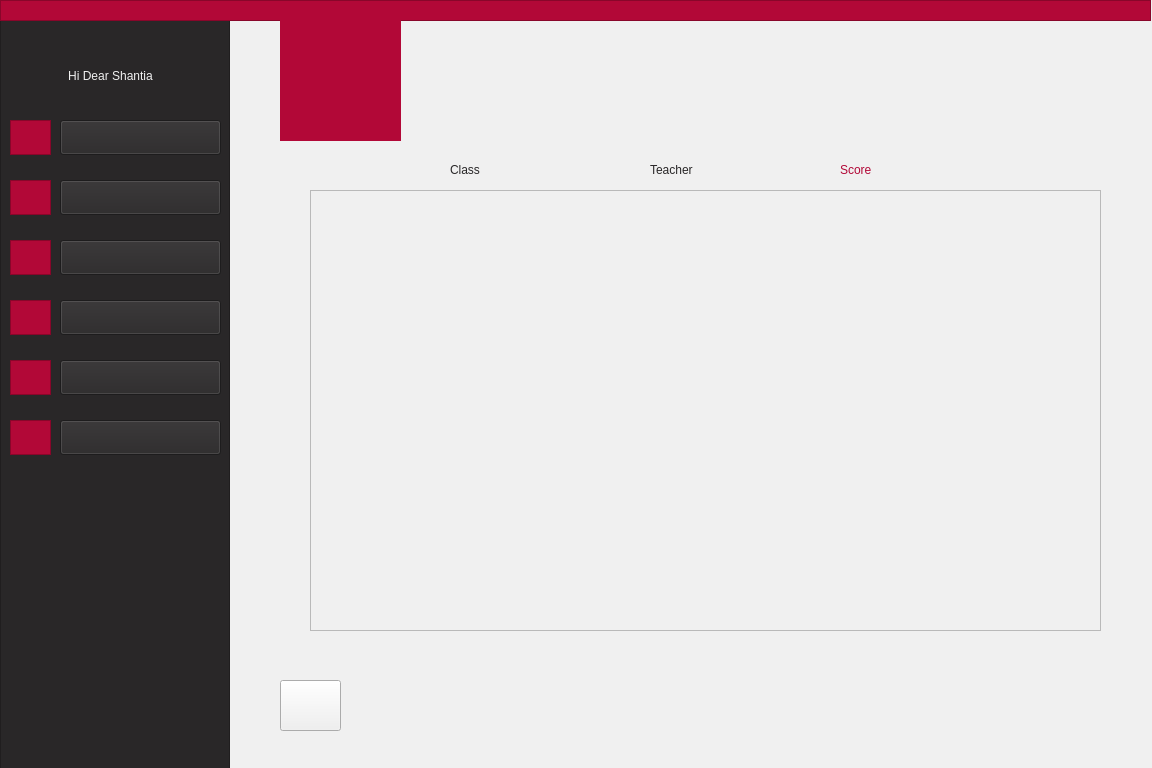
<?xml version="1.0" encoding="UTF-8"?>
<ui version="4.0">
 <class>StudentTermScores</class>
 <widget class="QWidget" name="StudentTermScores">
  <property name="geometry">
   <rect>
    <x>0</x>
    <y>0</y>
    <width>1152</width>
    <height>768</height>
   </rect>
  </property>
  <property name="minimumSize">
   <size>
    <width>1152</width>
    <height>768</height>
   </size>
  </property>
  <property name="windowTitle">
   <string>Form</string>
  </property>
  <property name="styleSheet">
   <string notr="true">background-color: rgb(240, 240, 240);</string>
  </property>
  <widget class="QFrame" name="frame_2">
   <property name="geometry">
    <rect>
     <x>0</x>
     <y>20</y>
     <width>230</width>
     <height>768</height>
    </rect>
   </property>
   <property name="styleSheet">
    <string notr="true">background-color: rgb(41, 39, 40);
border-color: rgb(41, 39, 40);</string>
   </property>
   <property name="frameShape">
    <enum>QFrame::StyledPanel</enum>
   </property>
   <property name="frameShadow">
    <enum>QFrame::Raised</enum>
   </property>
   <widget class="QPushButton" name="pushButton">
    <property name="geometry">
     <rect>
      <x>60</x>
      <y>100</y>
      <width>161</width>
      <height>35</height>
     </rect>
    </property>
    <property name="styleSheet">
     <string notr="true">font: 11pt &quot;Montserrat&quot;;
</string>
    </property>
    <property name="text">
     <string/>
    </property>
   </widget>
   <widget class="QPushButton" name="pushButton_2">
    <property name="geometry">
     <rect>
      <x>60</x>
      <y>160</y>
      <width>161</width>
      <height>35</height>
     </rect>
    </property>
    <property name="styleSheet">
     <string notr="true">font: 11pt &quot;Montserrat&quot;;
</string>
    </property>
    <property name="text">
     <string/>
    </property>
   </widget>
   <widget class="QPushButton" name="pushButton_3">
    <property name="geometry">
     <rect>
      <x>60</x>
      <y>220</y>
      <width>161</width>
      <height>35</height>
     </rect>
    </property>
    <property name="styleSheet">
     <string notr="true">font: 11pt &quot;Montserrat&quot;;
</string>
    </property>
    <property name="text">
     <string/>
    </property>
   </widget>
   <widget class="QPushButton" name="pushButton_4">
    <property name="geometry">
     <rect>
      <x>60</x>
      <y>280</y>
      <width>161</width>
      <height>35</height>
     </rect>
    </property>
    <property name="styleSheet">
     <string notr="true">font: 11pt &quot;Montserrat&quot;;
</string>
    </property>
    <property name="text">
     <string/>
    </property>
   </widget>
   <widget class="QFrame" name="frame_3">
    <property name="geometry">
     <rect>
      <x>10</x>
      <y>100</y>
      <width>41</width>
      <height>35</height>
     </rect>
    </property>
    <property name="styleSheet">
     <string notr="true">background-color: rgb(178, 8, 55);
border-color: rgb(178, 8, 55);</string>
    </property>
    <property name="frameShape">
     <enum>QFrame::StyledPanel</enum>
    </property>
    <property name="frameShadow">
     <enum>QFrame::Raised</enum>
    </property>
    <widget class="QLabel" name="label_21">
     <property name="geometry">
      <rect>
       <x>5</x>
       <y>2</y>
       <width>31</width>
       <height>31</height>
      </rect>
     </property>
     <property name="styleSheet">
      <string notr="true"/>
     </property>
     <property name="text">
      <string/>
     </property>
     <property name="pixmap">
      <pixmap resource="icon.qrc">:/icon/profile.png</pixmap>
     </property>
     <property name="scaledContents">
      <bool>true</bool>
     </property>
    </widget>
   </widget>
   <widget class="QFrame" name="frame_5">
    <property name="geometry">
     <rect>
      <x>10</x>
      <y>160</y>
      <width>41</width>
      <height>35</height>
     </rect>
    </property>
    <property name="cursor">
     <cursorShape>ArrowCursor</cursorShape>
    </property>
    <property name="styleSheet">
     <string notr="true">background-color: rgb(178, 8, 55);
border-color: rgb(178, 8, 55);</string>
    </property>
    <property name="frameShape">
     <enum>QFrame::StyledPanel</enum>
    </property>
    <property name="frameShadow">
     <enum>QFrame::Raised</enum>
    </property>
    <widget class="QLabel" name="label_20">
     <property name="geometry">
      <rect>
       <x>5</x>
       <y>2</y>
       <width>31</width>
       <height>31</height>
      </rect>
     </property>
     <property name="text">
      <string/>
     </property>
     <property name="pixmap">
      <pixmap resource="icon.qrc">:/icon/message.png</pixmap>
     </property>
     <property name="scaledContents">
      <bool>true</bool>
     </property>
    </widget>
   </widget>
   <widget class="QFrame" name="frame_6">
    <property name="geometry">
     <rect>
      <x>10</x>
      <y>220</y>
      <width>41</width>
      <height>35</height>
     </rect>
    </property>
    <property name="styleSheet">
     <string notr="true">background-color: rgb(178, 8, 55);
border-color: rgb(178, 8, 55);</string>
    </property>
    <property name="frameShape">
     <enum>QFrame::StyledPanel</enum>
    </property>
    <property name="frameShadow">
     <enum>QFrame::Raised</enum>
    </property>
    <widget class="QLabel" name="label_11">
     <property name="geometry">
      <rect>
       <x>5</x>
       <y>2</y>
       <width>31</width>
       <height>31</height>
      </rect>
     </property>
     <property name="text">
      <string/>
     </property>
     <property name="pixmap">
      <pixmap resource="icon.qrc">:/icon/schedule.png</pixmap>
     </property>
     <property name="scaledContents">
      <bool>true</bool>
     </property>
    </widget>
   </widget>
   <widget class="QFrame" name="frame_7">
    <property name="geometry">
     <rect>
      <x>10</x>
      <y>280</y>
      <width>41</width>
      <height>35</height>
     </rect>
    </property>
    <property name="styleSheet">
     <string notr="true">background-color: rgb(178, 8, 55);
border-color: rgb(178, 8, 55);</string>
    </property>
    <property name="frameShape">
     <enum>QFrame::StyledPanel</enum>
    </property>
    <property name="frameShadow">
     <enum>QFrame::Raised</enum>
    </property>
    <widget class="QLabel" name="label_7">
     <property name="geometry">
      <rect>
       <x>5</x>
       <y>2</y>
       <width>31</width>
       <height>31</height>
      </rect>
     </property>
     <property name="text">
      <string/>
     </property>
     <property name="pixmap">
      <pixmap resource="term-management-icon.qrc">:/icons/icons8-web-64.png</pixmap>
     </property>
     <property name="scaledContents">
      <bool>true</bool>
     </property>
    </widget>
   </widget>
   <widget class="QLabel" name="label_2">
    <property name="geometry">
     <rect>
      <x>20</x>
      <y>40</y>
      <width>181</width>
      <height>31</height>
     </rect>
    </property>
    <property name="styleSheet">
     <string notr="true">font: 11pt &quot;Montserrat&quot;;
color: rgb(240, 240, 240);</string>
    </property>
    <property name="text">
     <string>Hi Dear Shantia</string>
    </property>
    <property name="alignment">
     <set>Qt::AlignCenter</set>
    </property>
   </widget>
   <widget class="QLabel" name="label_3">
    <property name="geometry">
     <rect>
      <x>110</x>
      <y>100</y>
      <width>71</width>
      <height>30</height>
     </rect>
    </property>
    <property name="autoFillBackground">
     <bool>false</bool>
    </property>
    <property name="styleSheet">
     <string notr="true">font: 11pt &quot;Montserrat&quot;;
color: rgb(240, 240, 240);</string>
    </property>
    <property name="lineWidth">
     <number>0</number>
    </property>
    <property name="text">
     <string>Profile</string>
    </property>
    <property name="alignment">
     <set>Qt::AlignCenter</set>
    </property>
   </widget>
   <widget class="QLabel" name="label_4">
    <property name="geometry">
     <rect>
      <x>90</x>
      <y>160</y>
      <width>111</width>
      <height>30</height>
     </rect>
    </property>
    <property name="styleSheet">
     <string notr="true">font: 11pt &quot;Montserrat&quot;;
color: rgb(240, 240, 240);</string>
    </property>
    <property name="text">
     <string>Messages</string>
    </property>
    <property name="alignment">
     <set>Qt::AlignCenter</set>
    </property>
   </widget>
   <widget class="QLabel" name="label_5">
    <property name="geometry">
     <rect>
      <x>60</x>
      <y>220</y>
      <width>161</width>
      <height>30</height>
     </rect>
    </property>
    <property name="styleSheet">
     <string notr="true">font: 11pt &quot;Montserrat&quot;;
color: rgb(240, 240, 240);</string>
    </property>
    <property name="text">
     <string>Weekly Schedule</string>
    </property>
    <property name="alignment">
     <set>Qt::AlignCenter</set>
    </property>
   </widget>
   <widget class="QFrame" name="frame_15">
    <property name="geometry">
     <rect>
      <x>10</x>
      <y>400</y>
      <width>41</width>
      <height>35</height>
     </rect>
    </property>
    <property name="styleSheet">
     <string notr="true">background-color: rgb(178, 8, 55);
border-color: rgb(178, 8, 55);</string>
    </property>
    <property name="frameShape">
     <enum>QFrame::StyledPanel</enum>
    </property>
    <property name="frameShadow">
     <enum>QFrame::Raised</enum>
    </property>
    <widget class="QLabel" name="label_22">
     <property name="geometry">
      <rect>
       <x>5</x>
       <y>2</y>
       <width>31</width>
       <height>31</height>
      </rect>
     </property>
     <property name="text">
      <string/>
     </property>
     <property name="pixmap">
      <pixmap resource="term-management-icon.qrc">:/icons/icons8-survey-50.png</pixmap>
     </property>
     <property name="scaledContents">
      <bool>true</bool>
     </property>
    </widget>
   </widget>
   <widget class="QPushButton" name="pushButton_7">
    <property name="geometry">
     <rect>
      <x>60</x>
      <y>400</y>
      <width>161</width>
      <height>35</height>
     </rect>
    </property>
    <property name="styleSheet">
     <string notr="true">font: 11pt &quot;Montserrat&quot;;
</string>
    </property>
    <property name="text">
     <string/>
    </property>
   </widget>
   <widget class="QPushButton" name="pushButton_6">
    <property name="geometry">
     <rect>
      <x>60</x>
      <y>340</y>
      <width>161</width>
      <height>35</height>
     </rect>
    </property>
    <property name="styleSheet">
     <string notr="true">font: 11pt &quot;Montserrat&quot;;
</string>
    </property>
    <property name="text">
     <string/>
    </property>
   </widget>
   <widget class="QFrame" name="frame_16">
    <property name="geometry">
     <rect>
      <x>10</x>
      <y>340</y>
      <width>41</width>
      <height>35</height>
     </rect>
    </property>
    <property name="styleSheet">
     <string notr="true">background-color: rgb(178, 8, 55);
border-color: rgb(178, 8, 55);</string>
    </property>
    <property name="frameShape">
     <enum>QFrame::StyledPanel</enum>
    </property>
    <property name="frameShadow">
     <enum>QFrame::Raised</enum>
    </property>
    <widget class="QLabel" name="label_10">
     <property name="geometry">
      <rect>
       <x>5</x>
       <y>2</y>
       <width>31</width>
       <height>31</height>
      </rect>
     </property>
     <property name="text">
      <string/>
     </property>
     <property name="pixmap">
      <pixmap resource="term-management-icon.qrc">:/icons/icons8-view-headline-50.png</pixmap>
     </property>
     <property name="scaledContents">
      <bool>true</bool>
     </property>
    </widget>
   </widget>
   <widget class="QLabel" name="label_6">
    <property name="geometry">
     <rect>
      <x>95</x>
      <y>290</y>
      <width>111</width>
      <height>20</height>
     </rect>
    </property>
    <property name="styleSheet">
     <string notr="true">font: 11pt &quot;Montserrat&quot;;
color: rgb(240, 240, 240);</string>
    </property>
    <property name="text">
     <string>Enrollment</string>
    </property>
   </widget>
   <widget class="QLabel" name="label_23">
    <property name="geometry">
     <rect>
      <x>90</x>
      <y>350</y>
      <width>121</width>
      <height>20</height>
     </rect>
    </property>
    <property name="styleSheet">
     <string notr="true">font: 11pt &quot;Montserrat&quot;;
color: rgb(240, 240, 240);</string>
    </property>
    <property name="text">
     <string>View Scores</string>
    </property>
   </widget>
   <widget class="QLabel" name="label_24">
    <property name="geometry">
     <rect>
      <x>80</x>
      <y>410</y>
      <width>141</width>
      <height>20</height>
     </rect>
    </property>
    <property name="styleSheet">
     <string notr="true">font: 11pt &quot;Montserrat&quot;;
color: rgb(240, 240, 240);</string>
    </property>
    <property name="text">
     <string>Teacher Survey</string>
    </property>
   </widget>
   <zorder>frame_5</zorder>
   <zorder>frame_6</zorder>
   <zorder>frame_7</zorder>
   <zorder>label_2</zorder>
   <zorder>label_3</zorder>
   <zorder>label_4</zorder>
   <zorder>label_5</zorder>
   <zorder>frame_3</zorder>
   <zorder>pushButton</zorder>
   <zorder>pushButton_2</zorder>
   <zorder>pushButton_3</zorder>
   <zorder>frame_15</zorder>
   <zorder>frame_16</zorder>
   <zorder>label_6</zorder>
   <zorder>label_23</zorder>
   <zorder>label_24</zorder>
   <zorder>pushButton_6</zorder>
   <zorder>pushButton_7</zorder>
   <zorder>pushButton_4</zorder>
  </widget>
  <widget class="QLabel" name="label_9">
   <property name="geometry">
    <rect>
     <x>285</x>
     <y>20</y>
     <width>111</width>
     <height>111</height>
    </rect>
   </property>
   <property name="styleSheet">
    <string notr="true">background-color: rgb(178, 8, 55);</string>
   </property>
   <property name="text">
    <string/>
   </property>
   <property name="pixmap">
    <pixmap resource="pictures.qrc">:/logo/filename.jpg</pixmap>
   </property>
   <property name="scaledContents">
    <bool>true</bool>
   </property>
  </widget>
  <widget class="QPushButton" name="backToMenu">
   <property name="geometry">
    <rect>
     <x>280</x>
     <y>680</y>
     <width>61</width>
     <height>51</height>
    </rect>
   </property>
   <property name="text">
    <string/>
   </property>
  </widget>
  <widget class="QScrollArea" name="scrollArea">
   <property name="geometry">
    <rect>
     <x>310</x>
     <y>190</y>
     <width>791</width>
     <height>441</height>
    </rect>
   </property>
   <property name="widgetResizable">
    <bool>true</bool>
   </property>
   <widget class="QWidget" name="scrollAreaWidgetContents">
    <property name="geometry">
     <rect>
      <x>0</x>
      <y>0</y>
      <width>789</width>
      <height>439</height>
     </rect>
    </property>
    <layout class="QVBoxLayout" name="verticalLayout_3">
     <item>
      <layout class="QVBoxLayout" name="verticalLayout_2"/>
     </item>
    </layout>
   </widget>
  </widget>
  <widget class="QLabel" name="label">
   <property name="geometry">
    <rect>
     <x>280</x>
     <y>20</y>
     <width>121</width>
     <height>121</height>
    </rect>
   </property>
   <property name="styleSheet">
    <string notr="true">background-color: rgb(178, 8, 55);
border-color: rgb(178, 8, 55);
</string>
   </property>
   <property name="text">
    <string/>
   </property>
   <property name="pixmap">
    <pixmap>:/AjaxLogo/filename.jpg</pixmap>
   </property>
   <property name="scaledContents">
    <bool>true</bool>
   </property>
   <property name="alignment">
    <set>Qt::AlignCenter</set>
   </property>
  </widget>
  <widget class="QFrame" name="frame">
   <property name="geometry">
    <rect>
     <x>0</x>
     <y>0</y>
     <width>1151</width>
     <height>21</height>
    </rect>
   </property>
   <property name="styleSheet">
    <string notr="true">background-color: rgb(178, 8, 55);
border-color: rgb(178, 8, 55);</string>
   </property>
   <property name="frameShape">
    <enum>QFrame::StyledPanel</enum>
   </property>
   <property name="frameShadow">
    <enum>QFrame::Raised</enum>
   </property>
  </widget>
  <widget class="QLabel" name="label_14">
   <property name="geometry">
    <rect>
     <x>280</x>
     <y>680</y>
     <width>41</width>
     <height>46</height>
    </rect>
   </property>
   <property name="styleSheet">
    <string>font: 9pt &quot;Montserrat&quot;;
color: rgb(178, 8, 55);</string>
   </property>
   <property name="text">
    <string/>
   </property>
   <property name="pixmap">
    <pixmap resource="arrowIcon.qrc">:/new/prefix1/icons8-left-arrow-50.png</pixmap>
   </property>
   <property name="scaledContents">
    <bool>true</bool>
   </property>
  </widget>
  <widget class="QLabel" name="label_12">
   <property name="geometry">
    <rect>
     <x>450</x>
     <y>160</y>
     <width>63</width>
     <height>20</height>
    </rect>
   </property>
   <property name="styleSheet">
    <string notr="true">font: 10pt &quot;Montserrat&quot;;
color: rgb(41, 39, 40);</string>
   </property>
   <property name="text">
    <string>Class</string>
   </property>
  </widget>
  <widget class="QLabel" name="label_13">
   <property name="geometry">
    <rect>
     <x>650</x>
     <y>160</y>
     <width>81</width>
     <height>20</height>
    </rect>
   </property>
   <property name="styleSheet">
    <string notr="true">font: 10pt &quot;Montserrat&quot;;
color: rgb(41, 39, 40);</string>
   </property>
   <property name="text">
    <string>Teacher</string>
   </property>
  </widget>
  <widget class="QLabel" name="label_16">
   <property name="geometry">
    <rect>
     <x>840</x>
     <y>160</y>
     <width>91</width>
     <height>20</height>
    </rect>
   </property>
   <property name="styleSheet">
    <string notr="true">font: 10pt &quot;Montserrat&quot;;
color: rgb(178, 8, 55);</string>
   </property>
   <property name="text">
    <string>Score</string>
   </property>
  </widget>
  <zorder>frame_2</zorder>
  <zorder>scrollArea</zorder>
  <zorder>frame</zorder>
  <zorder>label_14</zorder>
  <zorder>label</zorder>
  <zorder>label_9</zorder>
  <zorder>backToMenu</zorder>
  <zorder>label_12</zorder>
  <zorder>label_13</zorder>
  <zorder>label_16</zorder>
 </widget>
 <resources>
  <include location="term-management-icon.qrc"/>
  <include location="icon.qrc"/>
  <include location="pictures.qrc"/>
  <include location="arrowIcon.qrc"/>
 </resources>
 <connections/>
</ui>
